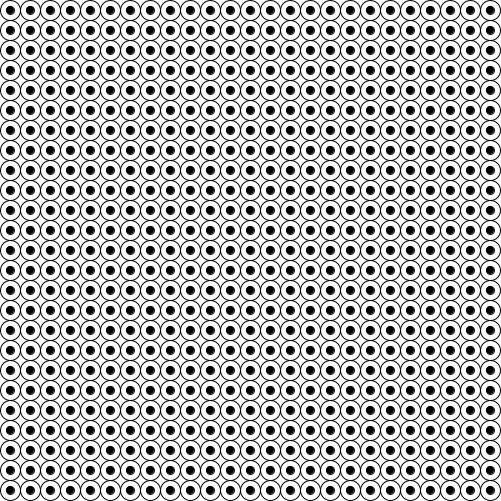
Frame 1 (no input)
Frame 60 (the mouse pressed at the canvas centre just before this capture): identical to frame 1, image omitted
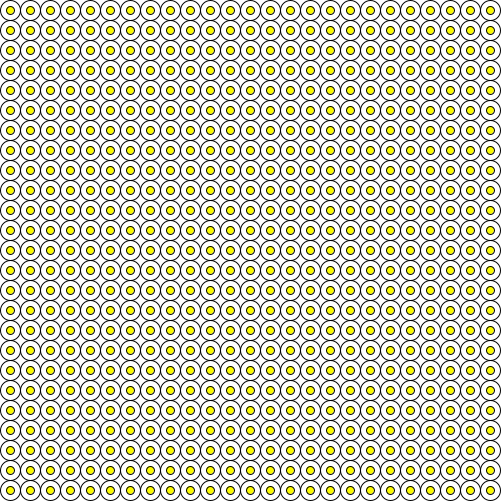
Frame 120 (the mouse held since frame 60 and released just before this capture)

The Processing sketch that drew these frames (run headless with seeded random() and noise(); from frame 60 on, the mouse is pressed at the canvas centre):

// Processing sketch: processing_52027
// ── processing_52027.pde

float color1=0, color2=0, color3=0;

void setup() {
  size(501, 501);
  smooth();
}

void draw() {
  background(255);
  for (int i = 10; i < 500; i = i+20) {
  for (int j = 10; j < 500; j = j+20) {
    noFill();
    ellipse(i, j,20,20);
    color1=mouseX;
    color2=mouseY;
    if (color1>=color2){
      color3=color1-color2;
    }else{
      color3=color2-color1;
    }
    fill(color1,color2,color3);
    ellipse(i,j,8,8);
  }
  }
}
